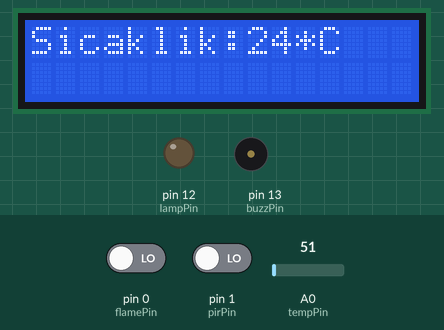
Recording of a sketch running on a simulated Arduino Mega 2560, built with avr-gcc and run on an emulated ATmega2560. Shown: 16×2 character LCD, output pins drawn as LEDs (lit = HIGH), buzzer (waves = sounding, pin HIGH). Inputs (shaded band) come from the test bench; at power-on: A0 (tempPin) = 51, pin 0 (flamePin) LOW, pin 1 (pirPin) LOW.

Above: at 1.6 s.
1.7 s: A0 (tempPin) set to 58
At 2.3 s:
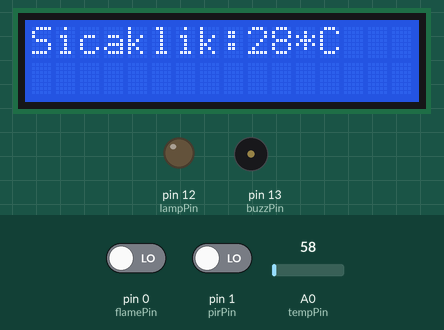
3.5 s: A0 (tempPin) set to 68
At 5.1 s:
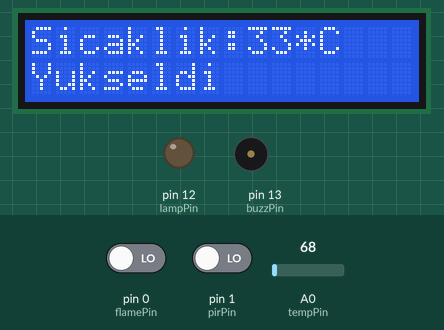
5.5 s: A0 (tempPin) set to 30
At 6.7 s:
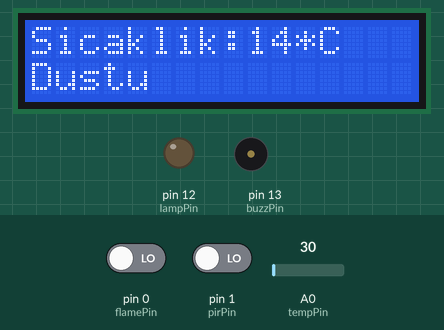
7.5 s: pin 0 (flamePin) driven HIGH
At 8.6 s:
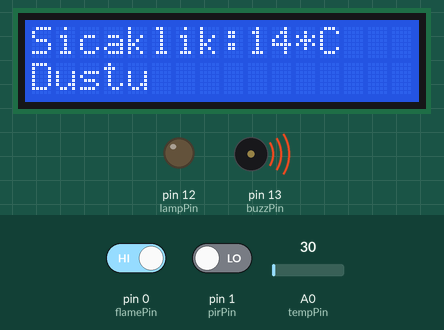
9.0 s: pin 1 (pirPin) driven HIGH
At 9.8 s:
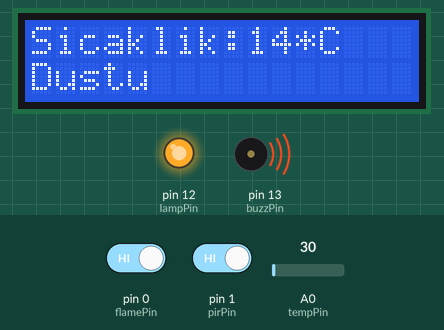
10.5 s: pin 0 (flamePin) driven LOW
At 10.9 s:
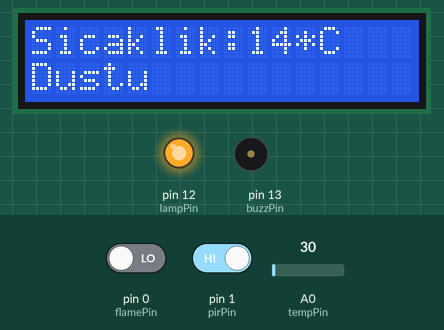
Timing chart, 0 to 13.0 s (numbered marks = the images above; inputs shaded):
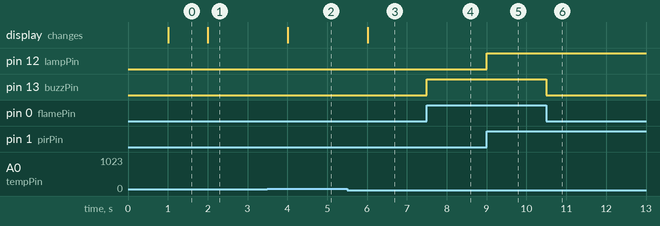

The sketch:

prokodlar.ino
```cpp
#include <Key.h>
#include <Keypad.h>

#include <LiquidCrystal.h>

const int flamePin = 0;
const int buzzPin = 13;

const int pirPin = 1;
const int lampPin = 12;

const int tempPin = A0;

const int lcdRs = 10;
const int lcdE = 9;
const int lcdD4 = 4;
const int lcdD5 = 5;
const int lcdD6 = 6;
const int lcdD7 = 7;

LiquidCrystal lcd(lcdRs, lcdE, lcdD4, lcdD5, lcdD6, lcdD7);

char tuslar[4][3]= {
    {'1','2','3'},
    {'4','5','6'},
    {'7','8','9'},
    {'*','0','#'}
  };

byte rowPins[4] = {29, 30, 31, 32};
byte colPins[3] = {24, 23, 22};

char okunanPass[5];
char masterPass[5] = {"9685"};
byte dataCount = 0;

const int keyRedPin = 47;
const int keyGreenPin = 48;

Keypad keyPad = Keypad(makeKeymap(tuslar), rowPins, colPins, 4, 3);

unsigned long sonCalisma=0;
unsigned long yeniCalisma;

void setup() {
  // put your setup code here, to run once:
  pinMode(flamePin, INPUT);
  pinMode(buzzPin, OUTPUT);
  pinMode(pirPin, INPUT);
  pinMode(lampPin, OUTPUT);
  pinMode(keyRedPin, OUTPUT);
  pinMode(keyGreenPin, OUTPUT);

  lcd.begin(16, 2);
}

void loop() {
  // put your main code here, to run repeatedly:

  //flame sensor
  if(digitalRead(flamePin)){
      digitalWrite(buzzPin, HIGH);
    }
    else{
      digitalWrite(buzzPin, LOW);
      }


   //pir sensor
   if(digitalRead(pirPin)){
      digitalWrite(lampPin, HIGH);
    }
    else{
      digitalWrite(lampPin, LOW);
      }


   //lcd
   yeniCalisma = millis();
   if(yeniCalisma>1000+sonCalisma){
      lcd.clear();
      sonCalisma = yeniCalisma;
      lcd.print("Sicaklik:");
      float temp = analogRead(tempPin);
      float ftemp = (temp/1023.0)*500;
      int ctemp = ftemp;
      lcd.print(ctemp);
      lcd.print("*C");
      if(ctemp <= 20){
          lcd.setCursor(0, 1);
          lcd.print("Dustu");
        }
      else if(ctemp >= 30){
          lcd.setCursor(0, 1);
          lcd.print("Yukseldi");
          }
   //delay(1000);
      //lcd.clear();
   }


   //Keypad
   char okunanTus = keyPad.getKey();
   if(okunanTus){
    okunanPass[dataCount] = okunanTus;
    dataCount++;
    }
    if(dataCount == 4){
        if(!strcmp(masterPass, okunanPass)){
          digitalWrite(keyRedPin, LOW);
          digitalWrite(keyGreenPin, HIGH);
          }
        else{
          digitalWrite(keyGreenPin, LOW);
          digitalWrite(keyRedPin, HIGH);
          }
        for(int i=0 ;i<4; i++){
          okunanPass[i]= -1;
          }
         dataCount = 0;
      }

}
```

Measured:
- the behaviour switches between 61 and 62 on A0 (tempPin) (found by bisection; images 1 and 2)
- after the input at 1.7 s, the display: changes after 0.31 s (image 1)
- after the input at 3.5 s, the display: changes after 0.51 s (image 2)
- after the input at 5.5 s, the display: changes after 0.51 s (image 3)
- after the input at 7.5 s, pin 13 (buzzPin): LOW → HIGH at once
- after the input at 9.0 s, pin 12 (lampPin): LOW → HIGH at once
- after the input at 10.5 s, pin 13 (buzzPin): HIGH → LOW at once
